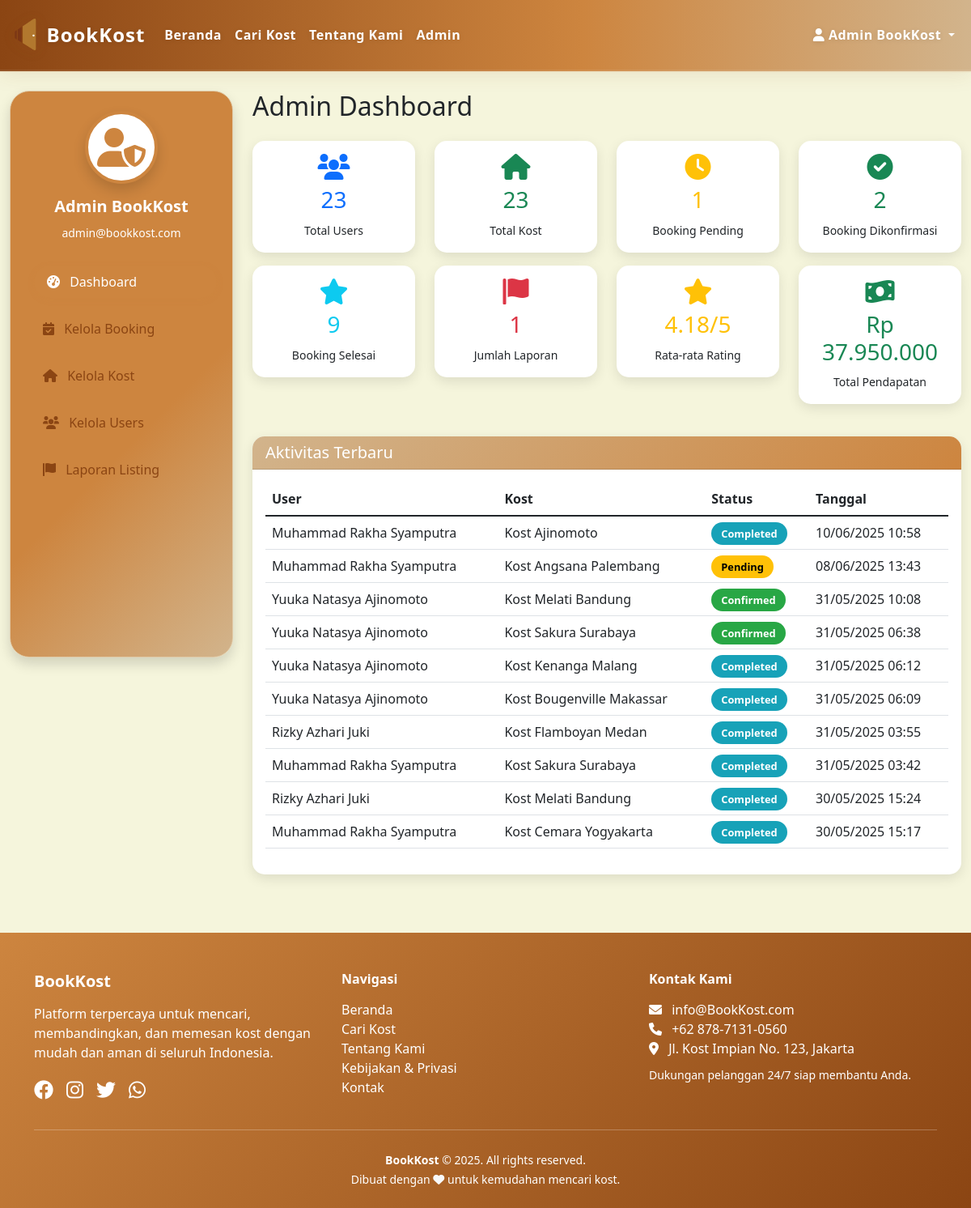
Screenshot of /main.php?page=admin (signed in) with the database file from the repository.
### tables this page shows
CREATE TABLE `users` (
  `id` int(11) NOT NULL,
  `username` varchar(50) NOT NULL,
  `email` varchar(100) NOT NULL,
  `password` varchar(255) NOT NULL,
  `full_name` varchar(100) NOT NULL,
  `phone` varchar(20) DEFAULT NULL,
  `role` enum('user','owner','admin') DEFAULT 'user',
  `created_at` timestamp NOT NULL DEFAULT current_timestamp()
);

CREATE TABLE `bookings` (
  `id` int(11) NOT NULL,
  `user_id` int(11) DEFAULT NULL,
  `kost_id` int(11) DEFAULT NULL,
  `check_in` date NOT NULL,
  `check_out` date NOT NULL,
  `total_price` decimal(10,2) NOT NULL,
  `status` enum('pending','confirmed','cancelled','completed') DEFAULT 'pending',
  `payment_method` varchar(50) DEFAULT NULL,
  `payment_status` enum('unpaid','paid','refunded') DEFAULT 'unpaid',
  `created_at` timestamp NOT NULL DEFAULT current_timestamp()
);

CREATE TABLE `kost` (
  `id` int(11) NOT NULL,
  `owner_id` int(11) DEFAULT NULL,
  `name` varchar(100) NOT NULL,
  `description` text DEFAULT NULL,
  `address` text NOT NULL,
  `price` decimal(10,2) NOT NULL,
  `facilities` text DEFAULT NULL,
  `images` text DEFAULT NULL,
  `status` enum('active','inactive') DEFAULT 'active',
  `created_at` timestamp NOT NULL DEFAULT current_timestamp(),
  `virtual_tour` text DEFAULT NULL
);

### pages/admin.php (the view, shortened to what this page needs)
<?php
$action = isset($_GET['action']) ? $_GET['action'] : 'dashboard';
$stats_query = $db->query("
    SELECT
        (SELECT COUNT(*) FROM users WHERE role != 'admin') as total_users,
        (SELECT COUNT(*) FROM kost WHERE status = 'active') as total_kost,
        (SELECT COUNT(*) FROM bookings WHERE status = 'pending') as pending_bookings,
        (SELECT COUNT(*) FROM bookings) as total_bookings,
        (SELECT COUNT(*) FROM kost_reports) as total_reports
");
$stats = $stats_query->fetch(PDO::FETCH_ASSOC);
?>
<div class="container-fluid py-4">
    <div class="row">
        <div class="col-md-3">
            <div class="sidebar p-4 rounded-4 shadow"
                style="background: linear-gradient(135deg, #CD853F 60%, #D2B48C 100%);
                       min-height: 700px; border-radius: 24px; border: 1px solid #e0c9a6;
                       position: sticky; top: 90px; z-index: 10;">
                <div class="text-center mb-4">
                    <div class="bg-white rounded-circle d-inline-flex align-items-center justify-content-center shadow" style="width: 90px; height: 90px; border: 4px solid #cd853f;">
                        <i class="fas fa-user-shield fa-3x" style="color:#cd853f;"></i>
                    </div>
                    <h5 class="mt-3 fw-bold" style="color:#fff;">Admin BookKost</h5>
                    <small class="text-white">
                        <?php
                        if (!empty($_SESSION['email'])) {
                            echo htmlspecialchars($_SESSION['email']);
                        } else {
                            $user_email = '';
                            if (isset($db) && isset($_SESSION['user_id'])) {
                                $stmt_email = $db->prepare("SELECT email FROM users WHERE id = :id LIMIT 1");
                                $stmt_email->execute([':id' => $_SESSION['user_id']]);
                                $row_email = $stmt_email->fetch(PDO::FETCH_ASSOC);
                                if ($row_email && isset($row_email['email'])) {
                                    $user_email = $row_email['email'];
                                }
                            }
                            echo htmlspecialchars($user_email);
                        }
                        ?>
                    </small>
                </div>
                <nav class="nav flex-column gap-2">
                    <a class="nav-link rounded-pill px-3 py-2 fw-semibold <?php echo $action === 'dashboard' ? 'active' : ''; ?>" href="?page=admin&action=dashboard" style="<?php echo $action === 'dashboard' ? 'background: #cd853f; color: #fff;' : 'color: #8B4513;'; ?> transition: background 0.2s;">
                        <i class="fas fa-tachometer-alt me-2"></i> Dashboard
                    </a>
                    <a class="nav-link rounded-pill px-3 py-2 fw-semibold <?php echo $action === 'bookings' ? 'active' : ''; ?>" href="?page=admin&action=bookings" style="<?php echo $action === 'bookings' ? 'background: #cd853f; color: #fff;' : 'color: #8B4513;'; ?> transition: background 0.2s;">
                        <i class="fas fa-calendar-check me-2"></i> Kelola Booking
                    </a>
                    <a class="nav-link rounded-pill px-3 py-2 fw-semibold <?php echo $action === 'kost' ? 'active' : ''; ?>" href="?page=admin&action=kost" style="<?php echo $action === 'kost' ? 'background: #cd853f; color: #fff;' : 'color: #8B4513;'; ?> transition: background 0.2s;">
                        <i class="fas fa-home me-2"></i> Kelola Kost
                    </a>
                    <a class="nav-link rounded-pill px-3 py-2 fw-semibold <?php echo $action === 'users' ? 'active' : ''; ?>" href="?page=admin&action=users" style="<?php echo $action === 'users' ? 'background: #cd853f; color: #fff;' : 'color: #8B4513;'; ?> transition: background 0.2s;">
                        <i class="fas fa-users me-2"></i> Kelola Users
                    </a>
                    <a class="nav-link rounded-pill px-3 py-2 fw-semibold <?php echo $action === 'reports' ? 'active' : ''; ?>" href="?page=admin&action=reports" style="<?php echo $action === 'reports' ? 'background: #cd853f; color: #fff;' : 'color: #8B4513;'; ?> transition: background 0.2s;">
                        <i class="fas fa-flag me-2"></i> Laporan Listing
                    </a>
                </nav>
            </div>
        </div>
        <div class="col-md-9">
            <?php if ($action === 'dashboard'): ?>
                <h2 class="mb-4">Admin Dashboard</h2>
                <div class="row mb-4">
                    <div class="col-md-3 mb-3">
                        <div class="card text-center">
                            <div class="card-body">
                                <i class="fas fa-users fa-2x text-primary mb-2"></i>
                                <h3 class="text-primary"><?php echo $stats['total_users']; ?></h3>
                                <small>Total Users</small>
                            </div>
                        </div>
                    </div>
                    <div class="col-md-3 mb-3">
                        <div class="card text-center">
                            <div class="card-body">
                                <i class="fas fa-home fa-2x text-success mb-2"></i>
                                <h3 class="text-success"><?php echo $stats['total_kost']; ?></h3>
                                <small>Total Kost</small>
                            </div>
                        </div>
                    </div>
                    <div class="col-md-3 mb-3">
                        <div class="card text-center">
                            <div class="card-body">
                                <i class="fas fa-clock fa-2x text-warning mb-2"></i>
                                <h3 class="text-warning"><?php echo $stats['pending_bookings']; ?></h3>
                                <small>Booking Pending</small>
                            </div>
                        </div>
                    </div>
                    <div class="col-md-3 mb-3">
                        <div class="card text-center">
                            <div class="card-body">
                                <i class="fas fa-check-circle fa-2x text-success mb-2"></i>
                                <h3 class="text-success">
                                    <?php
                                    $confirmed = $db->query("SELECT COUNT(*) FROM bookings WHERE status = 'confirmed'")->fetchColumn();
                                    echo $confirmed;
                                    ?>
                                </h3>
                                <small>Booking Dikonfirmasi</small>
                            </div>
                        </div>
                    </div>
                    <div class="col-md-3 mb-3">
                        <div class="card text-center">
                            <div class="card-body">
                                <i class="fas fa-star fa-2x text-info mb-2"></i>
                                <h3 class="text-info">
                                    <?php
                                    $completed = $db->query("SELECT COUNT(*) FROM bookings WHERE status = 'completed'")->fetchColumn();
                                    echo $completed;
                                    ?>
                                </h3>
                                <small>Booking Selesai</small>
                            </div>
                        </div>
                    </div>
                    <div class="col-md-3 mb-3">
                        <div class="card text-center">
                            <div class="card-body">
                                <i class="fas fa-flag fa-2x text-danger mb-2"></i>
                                <h3 class="text-danger"><?php echo $stats['total_reports']; ?></h3>
                                <small>Jumlah Laporan</small>
                            </div>
                        </div>
                    </div>
                    <div class="col-md-3 mb-3">
                        <div class="card text-center">
                            <div class="card-body">
                                <i class="fas fa-star fa-2x text-warning mb-2"></i>
                                <h3 class="text-warning">
                                    <?php
                                    $avg_stmt = $db->query("SELECT AVG(rating) as avg_rating FROM reviews");
                                    $avg = $avg_stmt->fetch(PDO::FETCH_ASSOC);
                                    $avg_rating = $avg && $avg['avg_rating'] ? round($avg['avg_rating'], 2) : 0;
                                    echo $avg_rating . '/5';
                                    ?>
                                </h3>
                                <small>Rata-rata Rating</small>
                            </div>
                        </div>
                    </div>
                    <div class="col-md-3 mb-3">
                        <div class="card text-center">
                            <div class="card-body">
                                <i class="fas fa-money-bill-wave fa-2x text-success mb-2"></i>
                                <h3 class="text-success">
                                    <?php
                                    $income_stmt = $db->query("SELECT SUM(total_price) as total_income FROM bookings WHERE status = 'completed'");
                                    $income = $income_stmt->fetch(PDO::FETCH_ASSOC);
                                    echo 'Rp ' . number_format($income['total_income'] ?? 0, 0, ',', '.');
                                    ?>
                                </h3>
                                <small>Total Pendapatan</small>
                            </div>
                        </div>
                    </div>
                </div>
                <div class="card">
                    <div class="card-header">
                        <h5 class="mb-0">Aktivitas Terbaru</h5>
                    </div>
                    <div class="card-body">
                        <?php
                        $recent_activity = $db->query("
                            SELECT b.*, u.full_name as user_name, k.name as kost_name
                            FROM bookings b
                            JOIN users u ON b.user_id = u.id
                            JOIN kost k ON b.kost_id = k.id
                            ORDER BY b.created_at DESC
                            LIMIT 10
                        ");
                        ?>
                        <?php if ($recent_activity->rowCount() > 0): ?>
                            <div class="table-responsive">
                                <table class="table table-hover">
                                    <thead>
                                        <tr>
                                            <th>User</th>
                                            <th>Kost</th>
                                            <th>Status</th>
                                            <th>Tanggal</th>
                                        </tr>
                                    </thead>
                                    <tbody>
                                        <?php while ($activity = $recent_activity->fetch(PDO::FETCH_ASSOC)): ?>
                                        <tr>
                                            <td><?php echo htmlspecialchars($activity['user_name']); ?></td>
                                            <td><?php echo htmlspecialchars($activity['kost_name']); ?></td>
                                            <td>
                                                <span class="status-badge status-<?php echo $activity['status']; ?>">
                                                    <?php echo ucfirst($activity['status']); ?>
                                                </span>
                                            </td>
                                            <td><?php echo date('d/m/Y H:i', strtotime($activity['created_at'])); ?></td>
                                        </tr>
                                        <?php endwhile; ?>
                                    </tbody>
                                </table>
                            </div>
                        <?php endif; ?>
                    </div>
                </div>
            <?php endif; ?>
        </div>
    </div>
</div>
<footer class="mt-5 pt-5 pb-4" style="background: linear-gradient(135deg, #CD853F, #8B4513); color: #fff;">
    <div class="container">
        <div class="row text-center text-md-start">
            <div class="col-md-4 mb-4 mb-md-0">
                <h5 class="fw-bold mb-3">BookKost</h5>
                <p>Platform terpercaya untuk mencari, membandingkan, dan memesan kost dengan mudah dan aman di seluruh Indonesia.</p>
                <div class="d-flex gap-3 justify-content-center justify-content-md-start mt-3">
                    <a href="https://www.facebook.com/profile.php?id=61555856880836" target="_blank" class="text-white fs-4" title="Facebook"><i class="fab fa-facebook"></i></a>
                    <a href="https://instagram.com/couraa0" target="_blank" class="text-white fs-4" title="Instagram"><i class="fab fa-instagram"></i></a>
                    <a href="https://twitter.com/Couraa0" target="_blank" class="text-white fs-4" title="Twitter"><i class="fab fa-twitter"></i></a>
                    <a href="https://wa.me/6287871310560" target="_blank" class="text-white fs-4" title="WhatsApp"><i class="fab fa-whatsapp"></i></a>
                </div>
            </div>
            <div class="col-md-4 mb-4 mb-md-0">
                <h6 class="fw-bold mb-3">Navigasi</h6>
                <ul class="list-unstyled">
                    <li><a href="?page=home" class="text-white text-decoration-none">Beranda</a></li>
                    <li><a href="?page=search" class="text-white text-decoration-none">Cari Kost</a></li>
                    <li><a href="?page=about" class="text-white text-decoration-none">Tentang Kami</a></li>
                    <li><a href="pages/privacy_policy.php" class="text-white text-decoration-none">Kebijakan & Privasi</a></li>
                    <li><a href="https://wa.me/6287871310560" class="text-white text-decoration-none">Kontak</a></li>
                </ul>
            </div>
            <div class="col-md-4">
                <h6 class="fw-bold mb-3">Kontak Kami</h6>
                <ul class="list-unstyled mb-2">
                    <li><i class="fas fa-envelope me-2"></i> <a href="mailto:info@BookKost.com" class="text-white text-decoration-none">info@BookKost.com</a></li>
                    <li><i class="fas fa-phone me-2"></i> <a href="tel:+6287871310560" class="text-white text-decoration-none">+62 878-7131-0560</a></li>
                    <li><i class="fas fa-map-marker-alt me-2"></i> Jl. Kost Impian No. 123, Jakarta</li>
                </ul>
                <small>Dukungan pelanggan 24/7 siap membantu Anda.</small>
            </div>
        </div>
        <hr class="my-4" style="border-color:rgba(255,255,255,0.2);">
        <div class="text-center">
            <small>
                <strong>BookKost</strong> &copy; <?php echo date('Y'); ?>. All rights reserved.<br>
                Dibuat dengan <i class="fas fa-heart text-light"></i> untuk kemudahan mencari kost.
            </small>
        </div>
    </div>
</footer>

### rows the page displays
users: email "admin@bookkost.com"
bookings: user.full_name "Muhammad Rakha Syamputra", kost.name "Kost Ajinomoto", status "Completed", created_at "10/06/2025 10:58"
bookings: user.full_name "Muhammad Rakha Syamputra", kost.name "Kost Angsana Palembang", status "Pending", created_at "08/06/2025 13:43"
bookings: user.full_name "Yuuka Natasya Ajinomoto", kost.name "Kost Melati Bandung", status "Confirmed", created_at "31/05/2025 10:08"
bookings: user.full_name "Yuuka Natasya Ajinomoto", kost.name "Kost Sakura Surabaya", status "Confirmed", created_at "31/05/2025 06:38"
bookings: user.full_name "Yuuka Natasya Ajinomoto", kost.name "Kost Kenanga Malang", status "Completed", created_at "31/05/2025 06:12"
bookings: user.full_name "Yuuka Natasya Ajinomoto", kost.name "Kost Bougenville Makassar", status "Completed", created_at "31/05/2025 06:09"
bookings: user.full_name "Rizky Azhari Juki", kost.name "Kost Flamboyan Medan", status "Completed", created_at "31/05/2025 03:55"
bookings: user.full_name "Muhammad Rakha Syamputra", kost.name "Kost Sakura Surabaya", status "Completed", created_at "31/05/2025 03:42"
bookings: user.full_name "Rizky Azhari Juki", kost.name "Kost Melati Bandung", status "Completed", created_at "30/05/2025 15:24"
bookings: user.full_name "Muhammad Rakha Syamputra", kost.name "Kost Cemara Yogyakarta", status "Completed", created_at "30/05/2025 15:17"

### other values shown
$_SESSION['full_name'] "Admin BookKost"
$stats['total_users'] "23"
$stats['total_kost'] "23"
$stats['pending_bookings'] "1"
$confirmed "2"
$completed "9"
$stats['total_reports'] "1"
$avg_rating "4.18"
$income['total_income'] "37.950.000"
